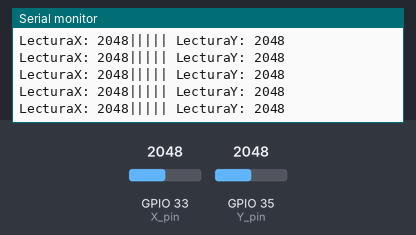
The sketch below on a simulated ESP32. On the bench: the last lines printed to the serial monitor. Inputs (shaded band) come from the test bench; at power-on: GPIO 33 (X_pin) = 2048, GPIO 35 (Y_pin) = 2048.

Above: at 1.2 s.
1.3 s: GPIO 33 (X_pin) set to 1071
At 2.2 s:
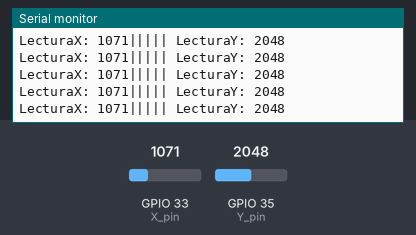
4.3 s: GPIO 33 (X_pin) set to 941
At 5.4 s:
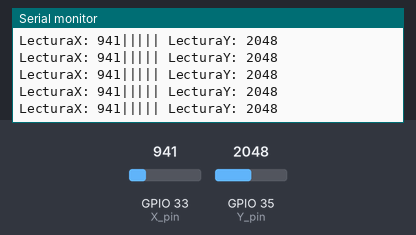
Timing chart, 0 to 7.3 s (numbered marks = the images above; inputs shaded):
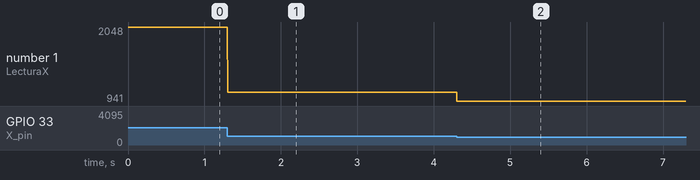

The sketch:

Analog_Joystick.ino
```cpp
// (licence header left out)
#include <esp_now.h>
#include <WiFi.h>
#include <Wire.h>

//Defineix els pins que utilitzarem

const int X_pin = 33; // analog pin connected to X output
const int Y_pin = 35; // analog pin connected to Y output

// REPLACE WITH THE MAC Address of your receiver
uint8_t broadcastAddress[] = {0xCC, 0x50, 0xE3, 0xBF, 0x04, 0x70};

// Define variables to store joystick readings
int lecturaX;
int lecturaY;
char button;

// Variable to store if sending data was successful
String success;

//Structure example to send data
//Must match the receiver structure
typedef struct struct_message {
  int eixX;
  int eixY;
  char buto;
} struct_message;

// Create a struct_message called BME280Readings to hold sensor readings
struct_message joyReadings;

// Create a struct_message to hold incoming sensor readings
struct_message incomingJoyReadings;

esp_now_peer_info_t peerInfo;


// Callback when data is sent
void OnDataSent(const uint8_t *mac_addr, esp_now_send_status_t status) {
//  Serial.print("\r\nLast Packet Send Status:\t");
//  Serial.println(status == ESP_NOW_SEND_SUCCESS ? "Delivery Success" : "Delivery Fail");
  if (status ==0){
    success = "Delivery Success :)";
  }
  else{
    success = "Delivery Fail :(";
  }
}

// Callback when data is received
void OnDataRecv(const uint8_t * mac, const uint8_t *incomingData, int len) {
  memcpy(&incomingJoyReadings, incomingData, sizeof(incomingJoyReadings));
//  Serial.print("Bytes received: ");
//  Serial.println(len);
}

void setup() {
  // Init Serial Monitor
  Serial.begin(115200);

  // Set device as a Wi-Fi Station
  WiFi.mode(WIFI_STA);

  // Init ESP-NOW
  if (esp_now_init() != ESP_OK) {
//    Serial.println("Error initializing ESP-NOW");
    return;
  }

  // Once ESPNow is successfully Init, we will register for Send CB to
  // get the status of Trasnmitted packet
  esp_now_register_send_cb(OnDataSent);

  // Register peer
  memcpy(peerInfo.peer_addr, broadcastAddress, 6);
  peerInfo.channel = 0;
  peerInfo.encrypt = false;

  // Add peer
  if (esp_now_add_peer(&peerInfo) != ESP_OK){
//    Serial.println("Failed to add peer");
    return;
  }
  // Register for a callback function that will be called when data is received
  esp_now_register_recv_cb(OnDataRecv);
}

void loop() {

  lecturaX = analogRead(X_pin);
  lecturaY = analogRead(Y_pin);

  Serial.print("LecturaX: ");
  Serial.print(lecturaX);
  Serial.print("||||| LecturaY: ");
  Serial.println(lecturaY);


  // Set values to send
  joyReadings.eixX = lecturaX;
  joyReadings.eixY = lecturaY;
  joyReadings.buto = 'A';

  // Send message via ESP-NOW
  esp_err_t result = esp_now_send(broadcastAddress, (uint8_t *) &joyReadings, sizeof(joyReadings));

  if (result == ESP_OK) {
//    Serial.println("Sent with success");
  }
  else {
//    Serial.println("Error sending the data");
  }

//  delay(1000);
}
```

Measured:
- after the input at 1.3 s, the serial monitor: prints a new line at once (image 1)
- after the input at 4.3 s, the serial monitor: prints a new line at once (image 2)
- plotted number 1: 2048 → 1071 after the input at 1.3 s, 1071 → 941 after the input at 4.3 s
